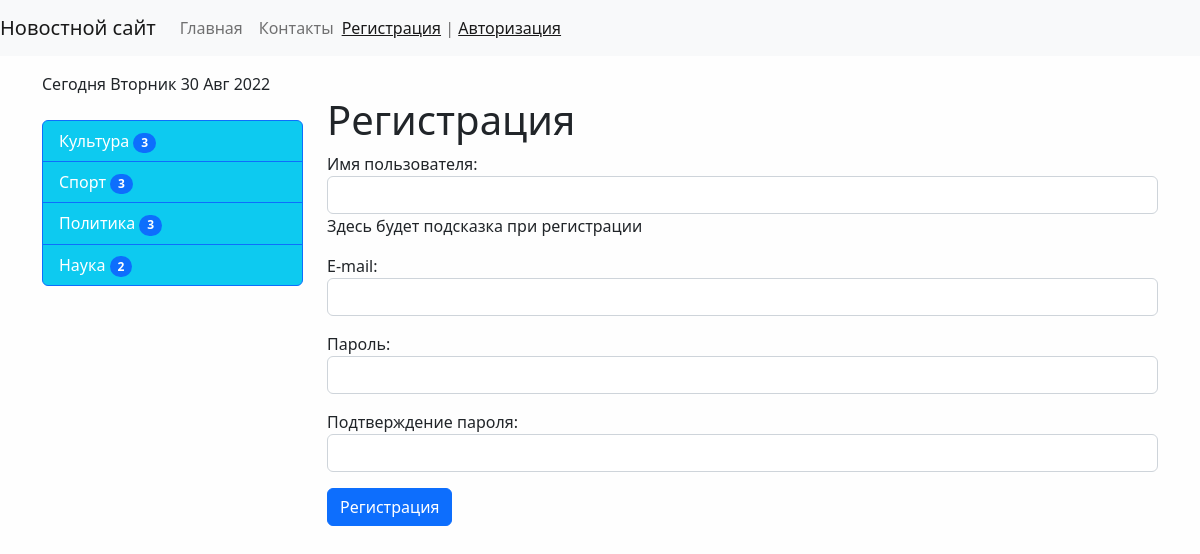
Screenshot of /register/ with the database file from the repository.
### news/models.py (models this page shows, shortened)
class Category(models.Model):
    title = models.CharField(max_length=150, db_index=True, verbose_name='Наименование категории')
    def get_absolute_url(self):
        return reverse('category', kwargs={'category_id':self.pk})
    class Meta:
        verbose_name = "Категория"
        verbose_name_plural = "Категории"
        ordering = ['title']

### news/views.py (the view)
# urls.py: path('register/', register, name='register'),
def register(request):
    if request.method == 'POST':
        form = UserRegisterForm(request.POST)
        if form.is_valid():
            user = form.save()
            login(request, user)
            messages.success(request, 'Вы успешно зарегистрировались')
            return redirect('home')
        else:
            messages.error(request, 'Ошибка регистрации')
    else:
        form = UserRegisterForm()
    return render(request, 'news/register.html', {'form': form})

### news/forms.py
class UserRegisterForm(UserCreationForm):
    username = forms.CharField(label="Имя пользователя", help_text='Здесь будет подсказка при регистрации', widget=forms.TextInput(attrs={'class': 'form-control', 'autocomplete': 'off'}))
    password1 = forms.CharField(label='Пароль', widget=forms.PasswordInput(attrs={'class': 'form-control'}))
    password2 = forms.CharField(label='Подтверждение пароля', widget=forms.PasswordInput(attrs={'class': 'form-control'}))
    email = forms.EmailField(label='E-mail', widget=forms.EmailInput(attrs={'class':'form-control'}))
    class Meta:
        model = User
        fields = ('username', 'email', 'password1', 'password2')
        widgets = {
            'username': forms.TextInput(attrs={'class': 'form-control'}),
            'email': forms.EmailInput(attrs={'class': 'form-control'}),
            'password1': forms.PasswordInput(attrs={'class': 'form-control'}),
            'password2': forms.PasswordInput(attrs={'class': 'form-control'}),
        }

### news/templatetags/news_tags.py (called while the page is built)
@register.inclusion_tag('news/list_categories.html')
def show_categories(arg1 = 'Hello',arg2 = 'World'):
    categories = Category.objects.annotate(cnt=Count('news', filter=F("news__is_published"))).filter(cnt__gt=0)
    return {'categories':categories, 'arg1':arg1, 'arg2':arg2,}

### news/templates/news/register.html (shortened to what this page needs)
{% extends 'base.html' %}
{% block sidebar %}
{% include 'inc/_sidebar.html' %}
{% endblock %}
{% block content %}
<h1>Регистрация</h1>
<form method="post">
    {{ form.as_p }}
    <button type="submit" class="btn btn-primary btn-block">Регистрация</button>
</form>
{% endblock %}

### news/templates/news/list_categories.html
<div class="list-group">
    {% for item in categories %}
    <a href="{{ item.get_absolute_url }}" class="list-group-item list-group-item-action active bg-info text-white">
        {{ item.title }} <span class="badge bg-primary rounded-pill"> {{item.cnt}}</span> </a>
    {% endfor %}
</div>

### mysite/static/css/style.css (style rules this page uses)
body { background-color: #fefefe; }

### rows the page displays
Category: title "Культура", cnt "3"
Category: title "Спорт", cnt "3"
Category: title "Политика", cnt "3"
Category: title "Наука", cnt "2"
